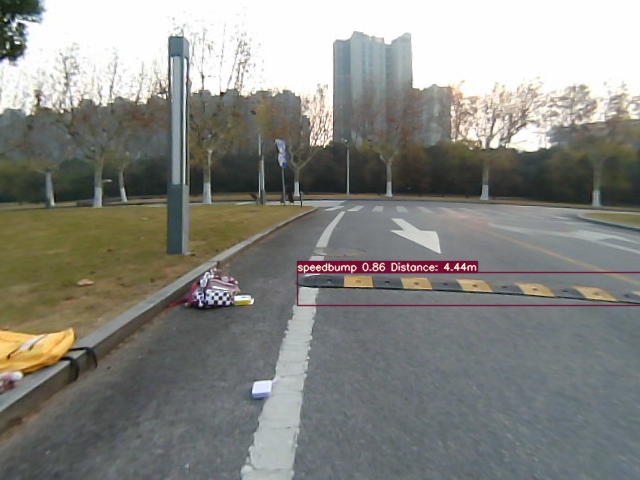
#> input picture yolov7/runs/detect/1.png, 640 x 480 px, found by its file name
$ python get_undistort.py
#> lines starting #> are read from the running program, lines starting #| are printed output that depends on the picture
import cv2
import os
import yaml
import numpy as np

# 从YAML文件加载相机参数
def load_camera_params(yaml_path):
    with open(yaml_path, 'r') as f:
        params = yaml.safe_load(f)
    camera_matrix = np.array(params['camera_matrix'])
    distortion_coefficients = np.array(params['distortion_coefficients'])
    return camera_matrix, distortion_coefficients

camera_matrix, distortion_coefficient = load_camera_params('configs/intrinsic.yaml')

def function(file):
#> called with file = 'assets/datasetvideos/1.png'
    if not os.path.exists(file):
        print(f"Error: The file at path '{file}' does not exist.")
        return None
    image = cv2.imread(file)
#> image is the input picture: shape (480, 640, 3); mean B, G, R 129.6, 134.7, 134.3

    image = cv2.undistort(image, camera_matrix, distortion_coefficient)
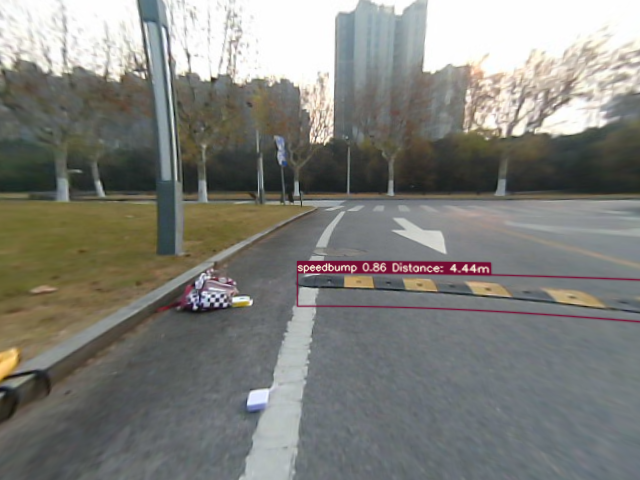
#> image: shape (480, 640, 3); mean B, G, R 122.8, 127.8, 127.6

    output_folder = "assets/test/"
    if not os.path.exists(output_folder):
        os.makedirs(output_folder)

    existing_files = os.listdir(output_folder)

    png_files = [f for f in existing_files if f.endswith('.png')]

    if png_files:
        numbers = [int(f.split('.')[0]) for f in png_files]
        new_index = max(numbers) + 1
    else:
        new_index = 1

    new_file_name = f"{new_index}.png"
    output_path = os.path.join(output_folder, new_file_name)

    cv2.imwrite(output_path, image)
    print(f"Image saved as {output_path}")

    return image


if __name__ == '__main__':
    file = "assets/datasetvideos/1.png"

    image=function(file)

    while True:
        cv2.imshow("choosePoint", image)
        key = cv2.waitKey(1) & 0xff
#> (key q is pressed here)
        if key == ord('q') or key == ord('Q'):
            break

    cv2.destroyAllWindows()

$ run again, with yolov7/runs/detect/2.png copied over yolov7/runs/detect/1.png
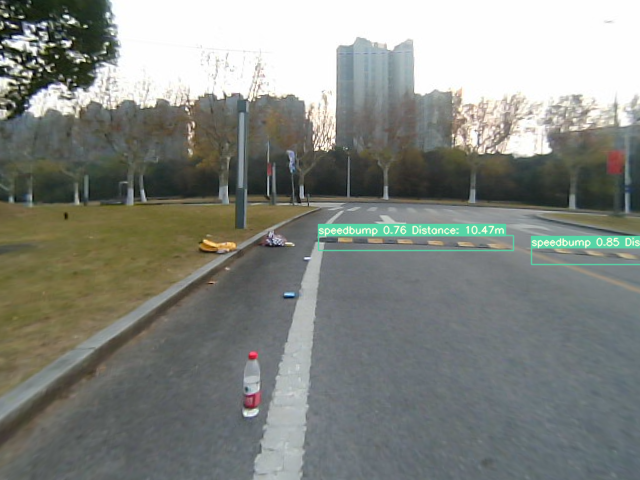
#> input picture yolov7/runs/detect/2.png, 640 x 480 px, found by its file name
#> in function, image is the input picture: shape (480, 640, 3); mean B, G, R 129, 134.8, 131.2
#> in function, `image = cv2.undistort(image, camera_matrix, distortion_coefficient)`:
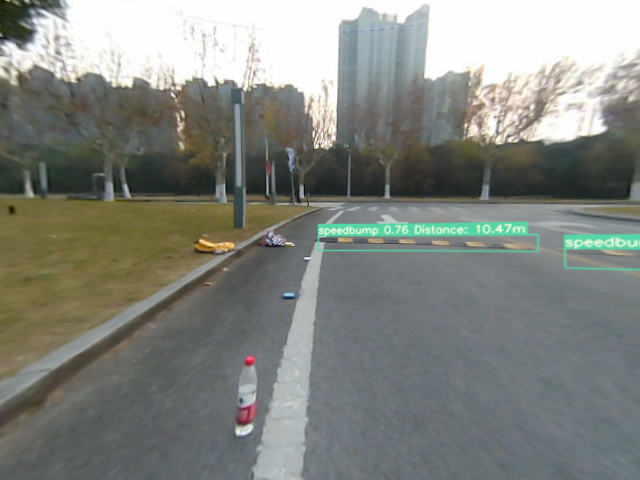
#> image: shape (480, 640, 3); mean B, G, R 127.1, 133, 129.8
